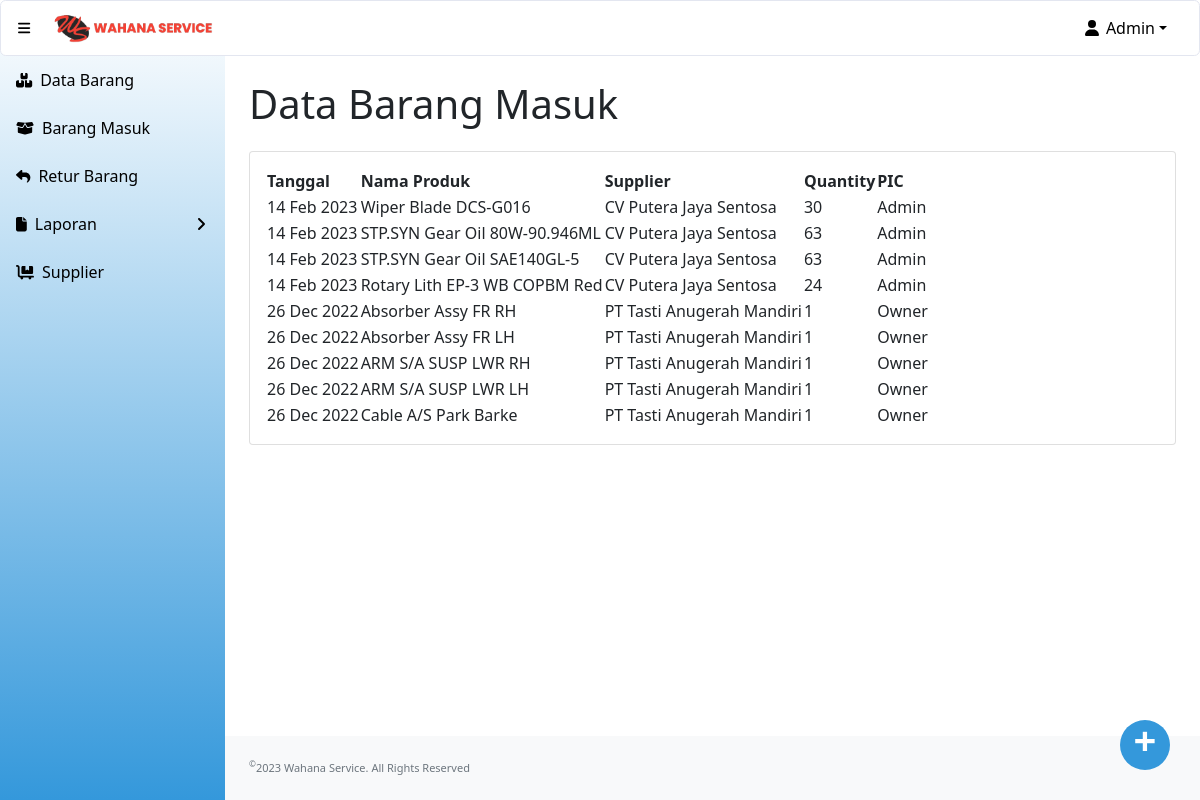
Page /restock_barang.php (signed in) on the committed database.
### tables this page shows
CREATE TABLE `barang_masuk` (
  `id_masuk` int(11) NOT NULL,
  `id_produk` int(11) NOT NULL,
  `id_supplier` int(11) NOT NULL,
  `tanggal` date NOT NULL DEFAULT current_timestamp(),
  `stok` int(11) NOT NULL,
  `id` int(11) NOT NULL
);

CREATE TABLE `produk` (
  `id_produk` int(11) NOT NULL,
  `id_supplier` int(11) NOT NULL,
  `nama_produk` varchar(100) NOT NULL,
  `jenis_barang` varchar(100) NOT NULL,
  `qty` int(10) NOT NULL,
  `harga` int(10) NOT NULL
);

CREATE TABLE `supplier` (
  `id_supplier` int(11) NOT NULL,
  `nama_supplier` varchar(200) NOT NULL,
  `alamat` varchar(500) NOT NULL,
  `no_telp` varchar(20) NOT NULL
);

CREATE TABLE `user` (
  `id` int(11) NOT NULL,
  `username` varchar(200) NOT NULL,
  `password` text NOT NULL,
  `fullname` varchar(200) NOT NULL,
  `level` enum('owner','admin','kasir') NOT NULL
);

### restock_barang.php (the view, shortened to what this page needs)
<?php
include "conn.php";
?>
<!DOCTYPE html>
<html lang="en">
    <head>
        <link href="https://cdn.jsdelivr.net/npm/simple-datatables@latest/dist/style.css" rel="stylesheet" />
        <link href="css/styles.css" rel="stylesheet" />
    </head>
    <body class="sb-nav-fixed">
    <?php include "head.php"; ?>
        <div id="layoutSidenav">
        <?php include "menu.php"; ?>
            </div>
            <div id="layoutSidenav_content">
                <main>
                    <div class="container-fluid px-4">
                        <h1 class="mt-4" style="padding-bottom:15px";>Data Barang Masuk</h1>
                        <div class="card mb-4">
                            <div class="card-body">
                                <div class="table-responsive">
                                    <table id="datatablesSimple">
                                        <thead>
                                            <tr>
                                                <th>Tanggal</th>
                                                <th>Nama Produk</th>
                                                <th>Supplier</th>
                                                <th>Quantity</th>
                                                <th>PIC</th>
                                            </tr>
                                        </thead>
                                        <tbody>
                                            <?php
                                                $sSQL="select * from barang_masuk m, produk p, supplier s, user u where p.id_produk = m.id_produk and s.id_supplier = m.id_supplier and m.id = u.id order by m.id_masuk DESC";
                                                $result=mysqli_query($koneksi, $sSQL);
                                                if (mysqli_num_rows($result) > 0)
                                                {
                                                    while ($row=mysqli_fetch_assoc($result))
                                                    {
                                                        $tanggal = $row['tanggal'];
                                                        $nama_produk = $row['nama_produk'];
                                                        $nama_supplier = $row['nama_supplier'];
                                                        $stok= $row['stok'];
                                                        $fullname = $row['fullname'];
                                            ?>
                                                <tr>
                                                    <td><?php echo date('d M Y', strtotime($tanggal));?></td>
                                                    <td><?php echo $nama_produk;?></td>
                                                    <td><?php echo $nama_supplier;?></td>
                                                    <td><?php echo $stok;?></td>
                                                    <td><?php echo $fullname;?></td>
                                                </tr>
                                            <?php
                                                    }
                                                }
                                            ?>
                                        </tbody>
                                    </table>
                                </div>
                            </div>
                        </div>
                    </div>
                    <a href="add_restock_barang.php" class="act-btn">
                        +
                    </a>
                </main>
                <footer class="py-4 bg-light mt-auto">
                    <div class="container-fluid px-4">
                        <div class="d-flex align-items-center justify-content-between small">
                           <div class="text-muted"><sup>&copy;</sup>2023 Wahana Service. All Rights Reserved</div>
                        </div>
                    </div>
                </footer>
            </div>
    </body>
</html>

### rows in the picture
barang_masuk: tanggal "14 Feb 2023", id_produk.nama_produk "Wiper Blade DCS-G016", id_supplier.nama_supplier "CV Putera Jaya Sentosa", stok "30", id.fullname "Admin"
barang_masuk: tanggal "14 Feb 2023", id_produk.nama_produk "STP.SYN Gear Oil 80W-90.946ML", id_supplier.nama_supplier "CV Putera Jaya Sentosa", stok "63", id.fullname "Admin"
barang_masuk: tanggal "14 Feb 2023", id_produk.nama_produk "STP.SYN Gear Oil SAE140GL-5", id_supplier.nama_supplier "CV Putera Jaya Sentosa", stok "63", id.fullname "Admin"
barang_masuk: tanggal "14 Feb 2023", id_produk.nama_produk "Rotary Lith EP-3 WB COPBM Red", id_supplier.nama_supplier "CV Putera Jaya Sentosa", stok "24", id.fullname "Admin"
barang_masuk: tanggal "26 Dec 2022", id_produk.nama_produk "Absorber Assy FR RH", id_supplier.nama_supplier "PT Tasti Anugerah Mandiri", stok "1", id.fullname "Owner"
barang_masuk: tanggal "26 Dec 2022", id_produk.nama_produk "Absorber Assy FR LH", id_supplier.nama_supplier "PT Tasti Anugerah Mandiri", stok "1", id.fullname "Owner"
barang_masuk: tanggal "26 Dec 2022", id_produk.nama_produk "ARM S/A SUSP LWR RH", id_supplier.nama_supplier "PT Tasti Anugerah Mandiri", stok "1", id.fullname "Owner"
barang_masuk: tanggal "26 Dec 2022", id_produk.nama_produk "ARM S/A SUSP LWR LH", id_supplier.nama_supplier "PT Tasti Anugerah Mandiri", stok "1", id.fullname "Owner"
barang_masuk: tanggal "26 Dec 2022", id_produk.nama_produk "Cable A/S Park Barke", id_supplier.nama_supplier "PT Tasti Anugerah Mandiri", stok "1", id.fullname "Owner"

### other values in the picture
$_SESSION['fullname'] "Admin"
